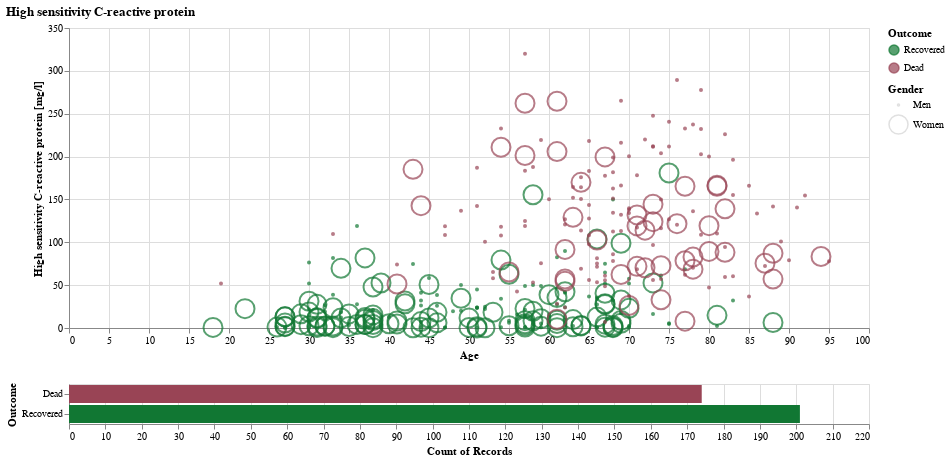

Notebook cell for this chart:
### Code cell
alt.vconcat(
    points,
    bars,
    data=HSC,
    title="High sensitivity C-reactive protein"
)

### Figure 1 — Vega-Lite specification as saved in the notebook (floating-point values rounded to 4 significant figures; data arrays with more than 128 entries replaced by an {"elided": "..."} marker saying what was removed)
{"config": {"view": {"continuousWidth": 400, "continuousHeight": 300}}, "vconcat": [{"mark": "point", "encoding": {"color": {"condition": {"type": "nominal", "field": "recovered_dead", "scale": {"domain": ["Recovered", "Dead"], "range": ["#117733", "#994455"]}, "title": "Outcome", "selection": "selector048"}, "value": "lightgray"}, "size": {"type": "nominal", "field": "men_women", "title": "Gender"}, "tooltip": [{"type": "nominal", "field": "men_women"}, {"type": "nominal", "field": "recovered_dead"}, {"type": "nominal", "field": "age"}, {"type": "nominal", "field": "(%)lymphocyte"}, {"type": "nominal", "field": "Lactate dehydrogenase"}, {"type": "nominal", "field": "High sensitivity C-reactive protein"}], "x": {"type": "quantitative", "field": "age", "title": "Age"}, "y": {"type": "quantitative", "field": "High sensitivity C-reactive protein", "title": "High sensitivity C-reactive protein [mg/l]"}}, "selection": {"selector048": {"type": "interval"}}, "transform": [{"filter": {"selection": "selector049"}}], "width": 800}, {"mark": "bar", "encoding": {"color": {"condition": {"type": "nominal", "field": "recovered_dead", "scale": {"domain": ["Recovered", "Dead"], "range": ["#117733", "#994455"]}, "title": "Outcome", "selection": "selector049"}, "value": "lightgrey"}, "x": {"type": "quantitative", "aggregate": "count"}, "y": {"type": "nominal", "field": "recovered_dead", "title": "Outcome"}}, "selection": {"selector049": {"type": "multi", "encodings": ["color"]}}, "transform": [{"filter": {"selection": "selector048"}}], "width": 800}], "data": {"name": "data-f18e746b860368b3bf42e303cb6301e8"}, "title": "High sensitivity C-reactive protein", "$schema": "https://vega.github.io/schema/vega-lite/v4.8.1.json", "datasets": {"data-f18e746b860368b3bf42e303cb6301e8": {"elided": "375 records"}}}
